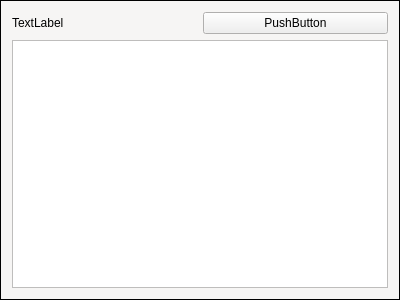
<?xml version="1.0" encoding="UTF-8"?>
<ui version="4.0">
 <class>InfoCard</class>
 <widget class="QFrame" name="InfoCard">
  <property name="geometry">
   <rect>
    <x>0</x>
    <y>0</y>
    <width>400</width>
    <height>300</height>
   </rect>
  </property>
  <property name="minimumSize">
   <size>
    <width>300</width>
    <height>240</height>
   </size>
  </property>
  <property name="palette">
   <palette>
    <active>
     <colorrole role="Base">
      <brush brushstyle="SolidPattern">
       <color alpha="255">
        <red>255</red>
        <green>255</green>
        <blue>255</blue>
       </color>
      </brush>
     </colorrole>
     <colorrole role="Window">
      <brush brushstyle="SolidPattern">
       <color alpha="255">
        <red>246</red>
        <green>245</green>
        <blue>244</blue>
       </color>
      </brush>
     </colorrole>
    </active>
    <inactive>
     <colorrole role="Base">
      <brush brushstyle="SolidPattern">
       <color alpha="255">
        <red>255</red>
        <green>255</green>
        <blue>255</blue>
       </color>
      </brush>
     </colorrole>
     <colorrole role="Window">
      <brush brushstyle="SolidPattern">
       <color alpha="255">
        <red>246</red>
        <green>245</green>
        <blue>244</blue>
       </color>
      </brush>
     </colorrole>
    </inactive>
    <disabled>
     <colorrole role="Base">
      <brush brushstyle="SolidPattern">
       <color alpha="255">
        <red>246</red>
        <green>245</green>
        <blue>244</blue>
       </color>
      </brush>
     </colorrole>
     <colorrole role="Window">
      <brush brushstyle="SolidPattern">
       <color alpha="255">
        <red>246</red>
        <green>245</green>
        <blue>244</blue>
       </color>
      </brush>
     </colorrole>
    </disabled>
   </palette>
  </property>
  <property name="windowTitle">
   <string>Form</string>
  </property>
  <property name="frameShape">
   <enum>QFrame::Panel</enum>
  </property>
  <layout class="QGridLayout" name="gridLayout">
   <item row="0" column="0">
    <widget class="QLabel" name="dev">
     <property name="text">
      <string>TextLabel</string>
     </property>
    </widget>
   </item>
   <item row="0" column="1">
    <widget class="QPushButton" name="capCtrl">
     <property name="text">
      <string>PushButton</string>
     </property>
    </widget>
   </item>
   <item row="1" column="0" colspan="2">
    <widget class="QTextBrowser" name="infoValue"/>
   </item>
  </layout>
 </widget>
 <resources/>
 <connections/>
</ui>
